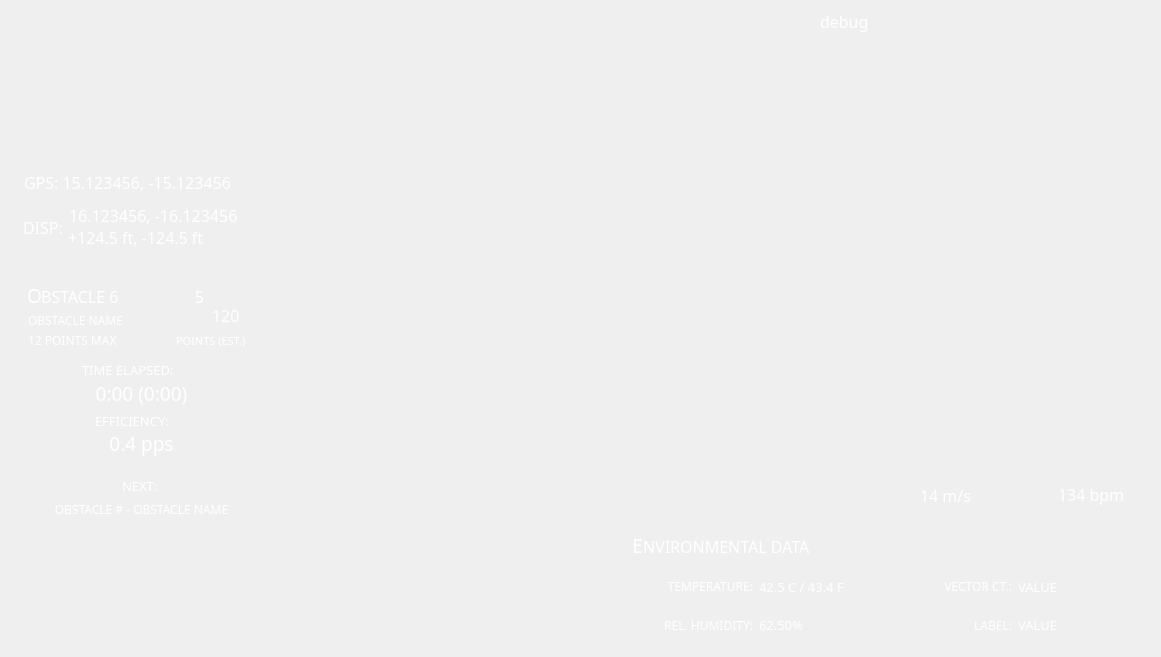
      <widget class="QWidget" name="tab">
       <property name="minimumSize">
        <size>
         <width>1152</width>
         <height>648</height>
        </size>
       </property>
       <property name="palette">
        <palette>
         <active>
          <colorrole role="WindowText">
           <brush brushstyle="SolidPattern">
            <color alpha="255">
             <red>255</red>
             <green>255</green>
             <blue>255</blue>
            </color>
           </brush>
          </colorrole>
         </active>
         <inactive>
          <colorrole role="WindowText">
           <brush brushstyle="SolidPattern">
            <color alpha="255">
             <red>255</red>
             <green>255</green>
             <blue>255</blue>
            </color>
           </brush>
          </colorrole>
         </inactive>
         <disabled>
          <colorrole role="WindowText">
           <brush brushstyle="SolidPattern">
            <color alpha="255">
             <red>120</red>
             <green>120</green>
             <blue>120</blue>
            </color>
           </brush>
          </colorrole>
         </disabled>
        </palette>
       </property>
       <attribute name="title">
        <string>Overlay 1</string>
       </attribute>
       <widget class="AnimationLabel" name="obstacle_remaining_label">
        <property name="geometry">
         <rect>
          <x>41</x>
          <y>271</y>
          <width>161</width>
          <height>51</height>
         </rect>
        </property>
        <property name="font">
         <font>
          <family>Exo 2</family>
          <pointsize>12</pointsize>
         </font>
        </property>
        <property name="text">
         <string>BSTACLE 6</string>
        </property>
       </widget>
       <widget class="QLabel" name="test_background">
        <property name="geometry">
         <rect>
          <x>0</x>
          <y>0</y>
          <width>1152</width>
          <height>648</height>
         </rect>
        </property>
        <property name="minimumSize">
         <size>
          <width>1152</width>
          <height>648</height>
         </size>
        </property>
        <property name="text">
         <string/>
        </property>
        <property name="pixmap">
         <pixmap resource="res.qrc">:/images/background.png</pixmap>
        </property>
        <property name="scaledContents">
         <bool>true</bool>
        </property>
       </widget>
       <widget class="AnimationLabel" name="obstacle_capital_label">
        <property name="geometry">
         <rect>
          <x>21</x>
          <y>270</y>
          <width>21</width>
          <height>51</height>
         </rect>
        </property>
        <property name="font">
         <font>
          <family>Exo 2</family>
          <pointsize>14</pointsize>
         </font>
        </property>
        <property name="text">
         <string>O</string>
        </property>
        <property name="alignment">
         <set>Qt::AlignRight|Qt::AlignTrailing|Qt::AlignVCenter</set>
        </property>
       </widget>
       <widget class="AnimationLabel" name="obstacle_name_label">
        <property name="geometry">
         <rect>
          <x>28</x>
          <y>295</y>
          <width>161</width>
          <height>51</height>
         </rect>
        </property>
        <property name="font">
         <font>
          <family>Exo 2</family>
          <pointsize>9</pointsize>
         </font>
        </property>
        <property name="text">
         <string>OBSTACLE NAME</string>
        </property>
       </widget>
       <widget class="AnimationLabel" name="max_obstacle_points_label">
        <property name="geometry">
         <rect>
          <x>28</x>
          <y>315</y>
          <width>131</width>
          <height>50</height>
         </rect>
        </property>
        <property name="font">
         <font>
          <family>Exo 2</family>
          <pointsize>9</pointsize>
         </font>
        </property>
        <property name="text">
         <string>12 POINTS MAX</string>
        </property>
       </widget>
       <widget class="AnimationLabel" name="static_points_label">
        <property name="geometry">
         <rect>
          <x>176</x>
          <y>316</y>
          <width>290</width>
          <height>50</height>
         </rect>
        </property>
        <property name="font">
         <font>
          <family>Exo 2</family>
          <pointsize>8</pointsize>
         </font>
        </property>
        <property name="text">
         <string>POINTS (EST.)</string>
        </property>
       </widget>
       <widget class="AnimationLabel" name="static_time_label">
        <property name="geometry">
         <rect>
          <x>82</x>
          <y>345</y>
          <width>131</width>
          <height>50</height>
         </rect>
        </property>
        <property name="font">
         <font>
          <family>Exo 2</family>
          <pointsize>10</pointsize>
         </font>
        </property>
        <property name="text">
         <string>TIME ELAPSED:</string>
        </property>
       </widget>
       <widget class="AnimationLabel" name="time_elapsed_label">
        <property name="geometry">
         <rect>
          <x>71</x>
          <y>368</y>
          <width>141</width>
          <height>51</height>
         </rect>
        </property>
        <property name="font">
         <font>
          <family>Exo 2</family>
          <pointsize>14</pointsize>
         </font>
        </property>
        <property name="text">
         <string>0:00 (0:00)</string>
        </property>
        <property name="alignment">
         <set>Qt::AlignCenter</set>
        </property>
       </widget>
       <widget class="AnimationLabel" name="efficiency_label">
        <property name="geometry">
         <rect>
          <x>71</x>
          <y>418</y>
          <width>141</width>
          <height>51</height>
         </rect>
        </property>
        <property name="font">
         <font>
          <family>Exo 2</family>
          <pointsize>14</pointsize>
         </font>
        </property>
        <property name="text">
         <string>0.4 pps</string>
        </property>
        <property name="alignment">
         <set>Qt::AlignCenter</set>
        </property>
       </widget>
       <widget class="AnimationLabel" name="static_efficiency_label">
        <property name="geometry">
         <rect>
          <x>95</x>
          <y>396</y>
          <width>131</width>
          <height>50</height>
         </rect>
        </property>
        <property name="font">
         <font>
          <family>Exo 2</family>
          <pointsize>10</pointsize>
         </font>
        </property>
        <property name="text">
         <string>EFFICIENCY:</string>
        </property>
       </widget>
       <widget class="AnimationLabel" name="static_next_label">
        <property name="geometry">
         <rect>
          <x>122</x>
          <y>461</y>
          <width>51</width>
          <height>50</height>
         </rect>
        </property>
        <property name="font">
         <font>
          <family>Exo 2</family>
          <pointsize>10</pointsize>
         </font>
        </property>
        <property name="text">
         <string>NEXT:</string>
        </property>
       </widget>
       <widget class="AnimationLabel" name="next_obstacle_label">
        <property name="geometry">
         <rect>
          <x>21</x>
          <y>484</y>
          <width>241</width>
          <height>50</height>
         </rect>
        </property>
        <property name="font">
         <font>
          <family>Exo 2</family>
          <pointsize>9</pointsize>
         </font>
        </property>
        <property name="text">
         <string>OBSTACLE # - OBSTACLE NAME</string>
        </property>
        <property name="alignment">
         <set>Qt::AlignCenter</set>
        </property>
       </widget>
       <widget class="AnimationLabel" name="variable_capital_label">
        <property name="geometry">
         <rect>
          <x>622</x>
          <y>520</y>
          <width>21</width>
          <height>51</height>
         </rect>
        </property>
        <property name="font">
         <font>
          <family>Exo 2</family>
          <pointsize>14</pointsize>
         </font>
        </property>
        <property name="text">
         <string>E</string>
        </property>
        <property name="alignment">
         <set>Qt::AlignRight|Qt::AlignTrailing|Qt::AlignVCenter</set>
        </property>
       </widget>
       <widget class="AnimationLabel" name="variable_remaining_label">
        <property name="geometry">
         <rect>
          <x>643</x>
          <y>521</y>
          <width>231</width>
          <height>51</height>
         </rect>
        </property>
        <property name="font">
         <font>
          <family>Exo 2</family>
          <pointsize>12</pointsize>
         </font>
        </property>
        <property name="text">
         <string>NVIRONMENTAL DATA</string>
        </property>
       </widget>
       <widget class="AnimationLabel" name="current_speed_label">
        <property name="geometry">
         <rect>
          <x>920</x>
          <y>470</y>
          <width>91</width>
          <height>51</height>
         </rect>
        </property>
        <property name="font">
         <font>
          <family>Exo 2</family>
          <pointsize>12</pointsize>
         </font>
        </property>
        <property name="text">
         <string>14 m/s</string>
        </property>
       </widget>
       <widget class="AnimationLabel" name="current_heartrate_label">
        <property name="geometry">
         <rect>
          <x>1058</x>
          <y>469</y>
          <width>91</width>
          <height>51</height>
         </rect>
        </property>
        <property name="font">
         <font>
          <family>Exo 2</family>
          <pointsize>12</pointsize>
         </font>
        </property>
        <property name="text">
         <string>134 bpm</string>
        </property>
       </widget>
       <widget class="AnimationLabel" name="debug_label">
        <property name="geometry">
         <rect>
          <x>820</x>
          <y>10</y>
          <width>321</width>
          <height>161</height>
         </rect>
        </property>
        <property name="font">
         <font>
          <family>Exo 2</family>
          <pointsize>12</pointsize>
         </font>
        </property>
        <property name="text">
         <string>debug</string>
        </property>
        <property name="alignment">
         <set>Qt::AlignLeading|Qt::AlignLeft|Qt::AlignTop</set>
        </property>
       </widget>
       <widget class="AnimationLabel" name="gps_label">
        <property name="geometry">
         <rect>
          <x>24</x>
          <y>157</y>
          <width>321</width>
          <height>51</height>
         </rect>
        </property>
        <property name="font">
         <font>
          <family>Exo 2</family>
          <pointsize>12</pointsize>
         </font>
        </property>
        <property name="text">
         <string>GPS: 15.123456, -15.123456</string>
        </property>
       </widget>
       <widget class="AnimationLabel" name="static_disp_label">
        <property name="geometry">
         <rect>
          <x>23</x>
          <y>202</y>
          <width>231</width>
          <height>51</height>
         </rect>
        </property>
        <property name="font">
         <font>
          <family>Exo 2</family>
          <pointsize>12</pointsize>
         </font>
        </property>
        <property name="text">
         <string>DISP:</string>
        </property>
       </widget>
       <widget class="AnimationLabel" name="relative_position_label">
        <property name="geometry">
         <rect>
          <x>69</x>
          <y>190</y>
          <width>321</width>
          <height>51</height>
         </rect>
        </property>
        <property name="font">
         <font>
          <family>Exo 2</family>
          <pointsize>12</pointsize>
         </font>
        </property>
        <property name="text">
         <string>16.123456, -16.123456</string>
        </property>
       </widget>
       <widget class="AnimationLabel" name="relative_error_label">
        <property name="geometry">
         <rect>
          <x>68</x>
          <y>212</y>
          <width>321</width>
          <height>51</height>
         </rect>
        </property>
        <property name="font">
         <font>
          <family>Exo 2</family>
          <pointsize>12</pointsize>
         </font>
        </property>
        <property name="text">
         <string>+124.5 ft, -124.5 ft</string>
        </property>
       </widget>
       <widget class="AnimationLabel" name="max_points_label">
        <property name="geometry">
         <rect>
          <x>212</x>
          <y>290</y>
          <width>231</width>
          <height>51</height>
         </rect>
        </property>
        <property name="font">
         <font>
          <family>Exo 2</family>
          <pointsize>12</pointsize>
         </font>
        </property>
        <property name="text">
         <string>120</string>
        </property>
       </widget>
       <widget class="AnimationLabel" name="current_points_label">
        <property name="geometry">
         <rect>
          <x>113</x>
          <y>271</y>
          <width>91</width>
          <height>51</height>
         </rect>
        </property>
        <property name="font">
         <font>
          <family>Exo 2</family>
          <pointsize>12</pointsize>
         </font>
        </property>
        <property name="text">
         <string>5</string>
        </property>
        <property name="alignment">
         <set>Qt::AlignRight|Qt::AlignTrailing|Qt::AlignVCenter</set>
        </property>
       </widget>
       <widget class="QWidget" name="gridLayoutWidget">
        <property name="geometry">
         <rect>
          <x>630</x>
          <y>570</y>
          <width>511</width>
          <height>71</height>
         </rect>
        </property>
        <layout class="QGridLayout" name="gridLayout">
         <item row="0" column="0">
          <widget class="AnimationLabel" name="dynamic_label_1">
           <property name="font">
            <font>
             <family>Exo 2</family>
             <pointsize>9</pointsize>
            </font>
           </property>
           <property name="text">
            <string>TEMPERATURE:</string>
           </property>
           <property name="alignment">
            <set>Qt::AlignRight|Qt::AlignTrailing|Qt::AlignVCenter</set>
           </property>
          </widget>
         </item>
         <item row="0" column="1">
          <widget class="AnimationLabel" name="dynamic_label_2">
           <property name="font">
            <font>
             <family>Exo 2</family>
             <pointsize>10</pointsize>
            </font>
           </property>
           <property name="text">
            <string>42.5 C / 43.4 F</string>
           </property>
          </widget>
         </item>
         <item row="0" column="3">
          <widget class="AnimationLabel" name="dynamic_label_4">
           <property name="font">
            <font>
             <family>Exo 2</family>
             <pointsize>10</pointsize>
            </font>
           </property>
           <property name="text">
            <string>VALUE</string>
           </property>
          </widget>
         </item>
         <item row="0" column="2">
          <widget class="AnimationLabel" name="dynamic_label_3">
           <property name="font">
            <font>
             <family>Exo 2</family>
             <pointsize>9</pointsize>
            </font>
           </property>
           <property name="text">
            <string>VECTOR CT.:</string>
           </property>
           <property name="alignment">
            <set>Qt::AlignRight|Qt::AlignTrailing|Qt::AlignVCenter</set>
           </property>
          </widget>
         </item>
         <item row="1" column="0">
          <widget class="AnimationLabel" name="dynamic_label_5">
           <property name="font">
            <font>
             <family>Exo 2</family>
             <pointsize>9</pointsize>
            </font>
           </property>
           <property name="text">
            <string>REL. HUMIDITY:</string>
           </property>
           <property name="alignment">
            <set>Qt::AlignRight|Qt::AlignTrailing|Qt::AlignVCenter</set>
           </property>
          </widget>
         </item>
         <item row="1" column="1">
          <widget class="AnimationLabel" name="dynamic_label_6">
           <property name="font">
            <font>
             <family>Exo 2</family>
             <pointsize>10</pointsize>
            </font>
           </property>
           <property name="text">
            <string>62.50%</string>
           </property>
          </widget>
         </item>
         <item row="1" column="2">
          <widget class="AnimationLabel" name="dynamic_label_7">
           <property name="font">
            <font>
             <family>Exo 2</family>
             <pointsize>9</pointsize>
            </font>
           </property>
           <property name="text">
            <string>LABEL:</string>
           </property>
           <property name="alignment">
            <set>Qt::AlignRight|Qt::AlignTrailing|Qt::AlignVCenter</set>
           </property>
          </widget>
         </item>
         <item row="1" column="3">
          <widget class="AnimationLabel" name="dynamic_label_8">
           <property name="font">
            <font>
             <family>Exo 2</family>
             <pointsize>10</pointsize>
            </font>
           </property>
           <property name="text">
            <string>VALUE</string>
           </property>
          </widget>
         </item>
        </layout>
       </widget>
       <zorder>test_background</zorder>
       <zorder>obstacle_remaining_label</zorder>
       <zorder>obstacle_capital_label</zorder>
       <zorder>obstacle_name_label</zorder>
       <zorder>max_obstacle_points_label</zorder>
       <zorder>static_points_label</zorder>
       <zorder>static_time_label</zorder>
       <zorder>time_elapsed_label</zorder>
       <zorder>efficiency_label</zorder>
       <zorder>static_efficiency_label</zorder>
       <zorder>static_next_label</zorder>
       <zorder>next_obstacle_label</zorder>
       <zorder>variable_capital_label</zorder>
       <zorder>variable_remaining_label</zorder>
       <zorder>current_speed_label</zorder>
       <zorder>current_heartrate_label</zorder>
       <zorder>debug_label</zorder>
       <zorder>gps_label</zorder>
       <zorder>static_disp_label</zorder>
       <zorder>relative_position_label</zorder>
       <zorder>relative_error_label</zorder>
       <zorder>max_points_label</zorder>
       <zorder>current_points_label</zorder>
       <zorder>gridLayoutWidget</zorder>
      </widget>
